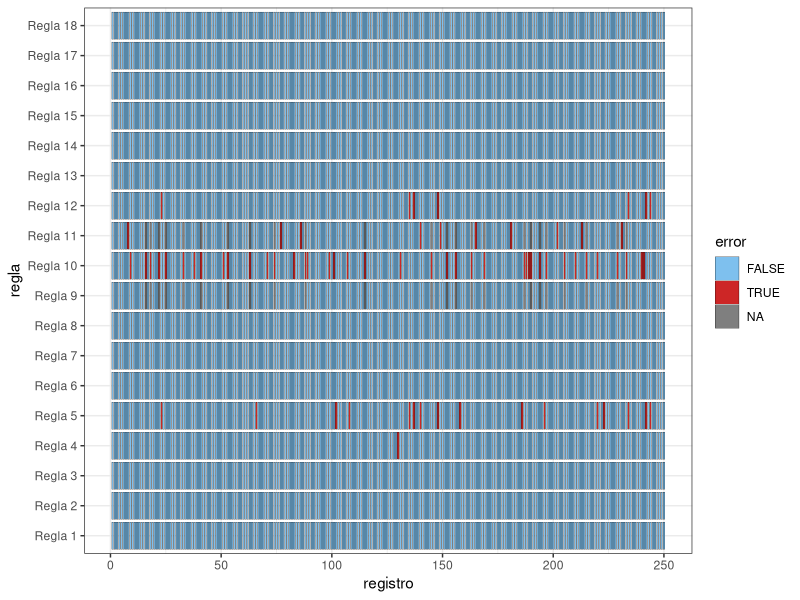
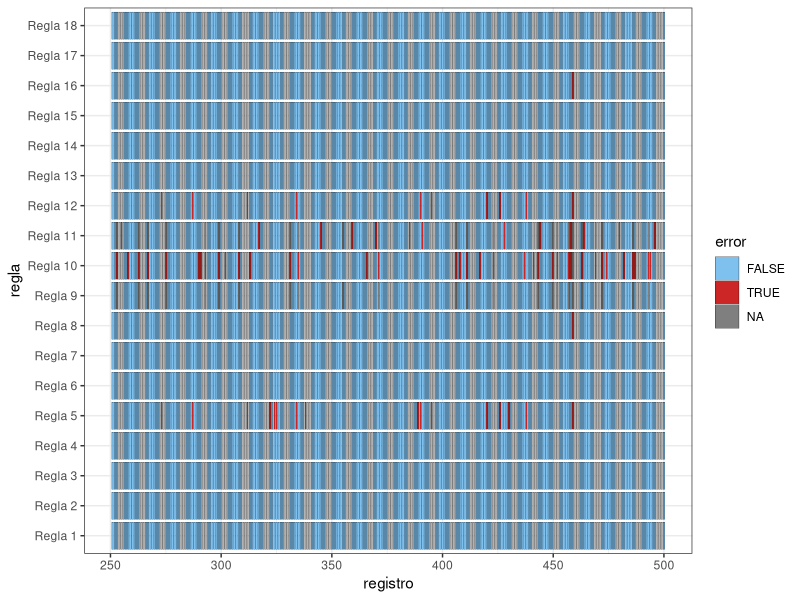
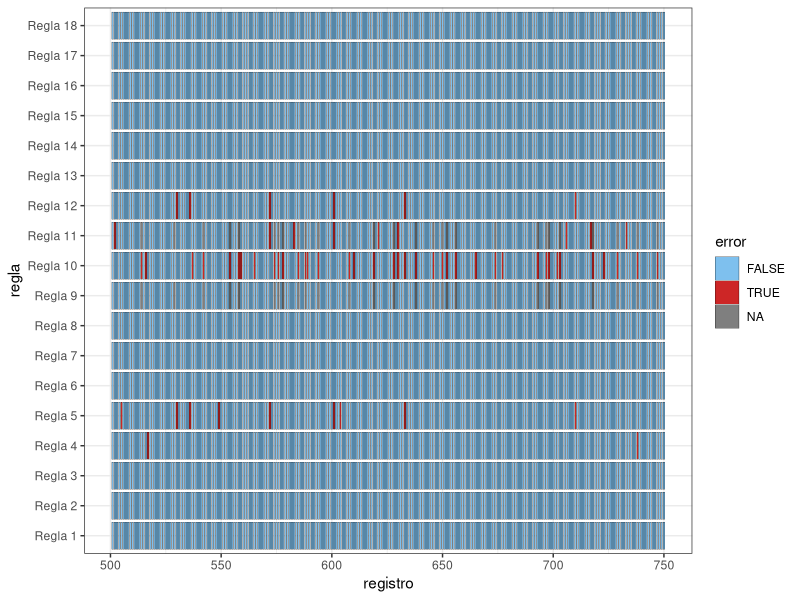
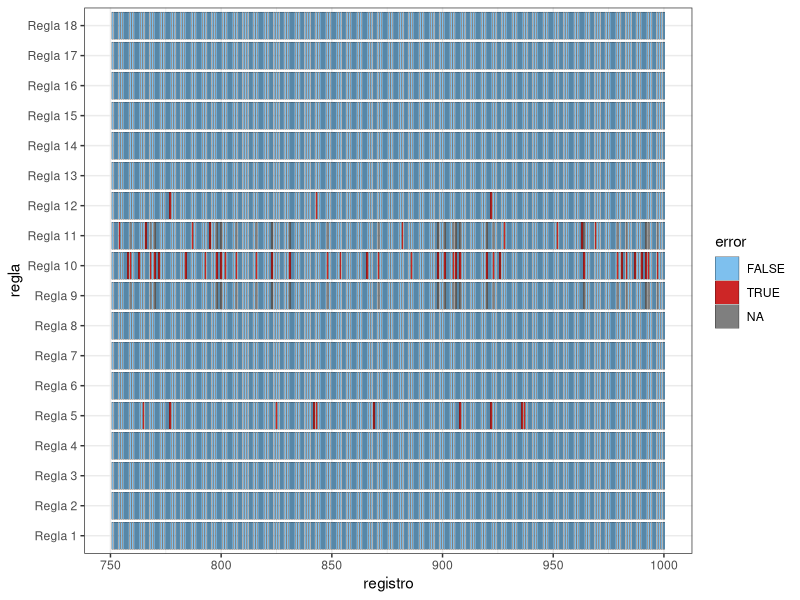
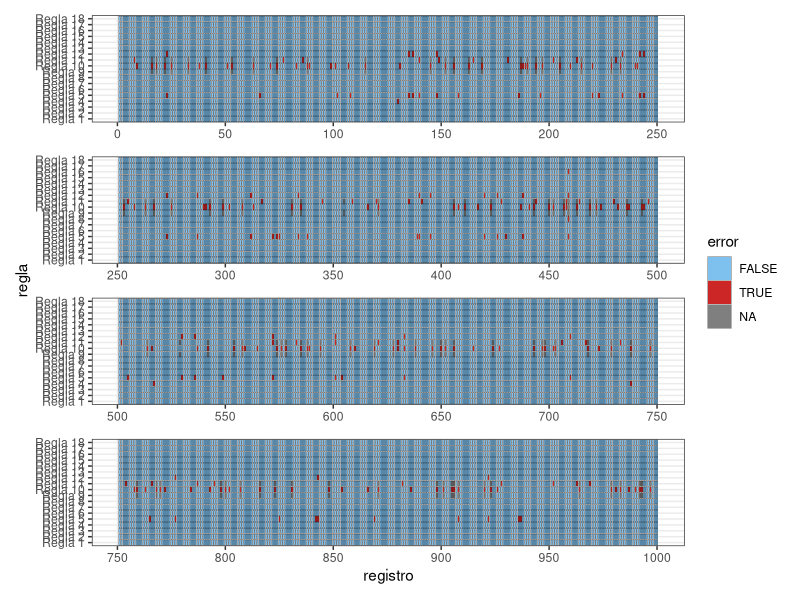

These charts were generated, in order, by the following R code:
library(dplyr)
library(stringr)
library(lubridate)
library(readxl)
library(patchwork)
library(egg)

datos <- read_xlsx("Archivos/adm.xlsx") |> 
  mutate(id = 1:n())


reglas <-  tribble(
  ~id,  ~desc,                                      ~cond,          
  "Regla 1", "pais fuera de la lista",                   "!(countrycode %in% c(4, 11, 14, 23, 31, 48, 54, 65, 72, 97))",
  "Regla 2", "ID en formato DD/MM/YYYY-AA",              "stringr::str_detect(patientid,pattern = '^[:digit:]{2}/[:digit:]{2}/[:digit:]{4}-[:upper:]{2}$', negate = T) | is.na(dmy(substr(patientid,1,10),quiet = T))",
  "Regla 3", "Fecha de entrevista en formato DD/MM/YYYY","stringr::str_detect(interview,pattern = '^[:digit:]{2}/[:digit:]{2}/[:digit:]{4}$', negate = T) | is.na(dmy(interview,quiet = T))",
  "Regla 4", "Fechas congruentes(edad > 18)",            "as.numeric(dmy(interview,quiet = T) - dmy(substr(patientid,1,10),quiet = T))/365 < 18",
  "Regla 5", "Grupo étnico entre las opciones",          "!(ethnicgroup %in% c(1,2,3,4))",
  "Regla 6", "Elegible SCR dentro de opciones",          "!(scr %in% c(1,2))",
  "Regla 7", "Elegible USSCR dentro de opciones",        "!(usscr %in% c(1,2))",
  "Regla 8", "Consentimiento dentro de opciones",        "!(consent %in% c(1,2))",
  "Regla 9", "Número del sujeto en el formato adecuado", "stringr::str_detect(subjectnumber,pattern = '^[:digit:]{9}$', negate = T)",
  #Regla "r10", "Enrolamiento correcto",                   "scr != 2 | usscr != 2 | consent != 2",
  "Regla 10", "Enrolamiento correcto",                   "((scr == 1 | usscr == 1 | consent == 1) & !is.na(subjectnumber)) | ((scr == 2 & usscr == 2 & consent == 2) & is.na(subjectnumber))" ,
  #Regla "r11", "Número del sujeto correcto",              "substr(subjectnumber, 1, 3) != paste0(0,countrycode) & substr(subjectnumber, 1, 3) != paste0(0, 0, countrycode)",
  "Regla 11", "Número del sujeto correcto",              "as.numeric(substr(subjectnumber, 1, 3)) != countrycode",
  "Regla 12", "Grupo étnico respondido",                 "is.na(ethnicgroup)",
  #Regla "r13", "Número del sujeto completado",            "is.na(subjectnumber)",
  "Regla 13", "Código de país completado",               "is.na(countrycode)",
  "Regla 14", "scr completado",                          "is.na(scr)",
  "Regla 15", "usscr completado",                        "is.na(usscr)",
  "Regla 16", "consent completado",                      "is.na(consent)",
  "Regla 17", "ID pasiente completado",                  "is.na(patientid)",
  "Regla 18", "Fecha de entrevista completada",          "is.na(interview)"
  )




# ==============================================================================
#                                   VALIDACIÓN
# ==============================================================================

# Funcion validador()
# argumentos:
# - datos: conjunto de validacion
# - id : nombre de la columna en (datos) con el identificador
# - cond : nombre de la columna en (datos) con la condicion
# salida: vector nombrado
validador <- function(datos, id, cond){
  reglas <- datos[[cond]]
  names(reglas) <- datos[[id]]
  reglas
}

# Funcion validar()
# argumentos:
# - datos : conjunto de datos a validar
# - id : nombre de la columna en (datos) con el identificador
# - validador: salida de validador()
# salida: tibble con el resultado de la validación
validar <- function(datos, id, validador){
  sapply(
    validador,
    function(x) eval(parse(text = x), datos)
  ) |>
    dplyr::as_tibble() |>
    dplyr::mutate(registro = datos[[id]], .before = 0)
}


validacion <-  validar(datos, "id", validador(reglas, "id", "cond"))




# GRÁFICO (a modo ilustrativo)
# 1ro: se pasa a formato largo
validacion_largo <-  tidyr::pivot_longer(validacion, -registro, names_to = "regla", values_to = "error") |> 
  mutate(regla = factor(regla,levels = reglas$id))

# 2do: se grafica
library(ggplot2)
g1 <- ggplot(validacion_largo[1:4500,])+
  aes(x = registro, y = regla, fill = error)+
  geom_tile(width = 0.7, height = .9, color = "black")+
  scale_fill_manual(values = c("skyblue2","firebrick3","gray"))+
  theme_bw()
g2 <- ggplot(validacion_largo[4501:9000,])+
  aes(x = registro, y = regla, fill = error)+
  geom_tile(width = 0.7, height = .9, color = "black")+
  scale_fill_manual(values = c("skyblue2","firebrick3","gray"))+
  theme_bw()
g3 <- ggplot(validacion_largo[9001:13500,])+
  aes(x = registro, y = regla, fill = error)+
  geom_tile(width = 0.7, height = .9, color = "black")+
  scale_fill_manual(values = c("skyblue2","firebrick3","gray"))+
  theme_bw()
g4 <- ggplot(validacion_largo[13501:18000,])+
  aes(x = registro, y = regla, fill = error)+
  geom_tile(width = 0.7, height = .9, color = "black")+
  scale_fill_manual(values = c("skyblue2","firebrick3","gray"))+
  theme_bw()


Grafico <- g1 + g2 + g3 + g4 + plot_layout(ncol = 1, guides = "collect", axes = "collect")

# RESULTADOS

# 1) Participantes limpios

validacion_largo |>
  filter(error) |>
  distinct(registro) |>
  count()
# Hay 239 individuos con inconsistencias -> hay, en este caso, 761 limpios

# 2) Partipantes "sucios"
# Con el código anterior vemos que se tienen 239 individuos con inconsistencias; 
# vemos quiénes son esos individuos:

kableExtra::kable(validacion_largo |>
                    filter(error) |>
                    count(registro)) 

# 3) Inconsistencias más frecuentes

kableExtra::kable(validacion_largo |>
                    filter(error) |>
                    count(regla) |> 
                    arrange(-n) |> 
                    `colnames<-`(c("Regla", "N° de individuos"))) 

# 4) Campos con más inconsistencias


validacion_largo <- validacion_largo |>
  mutate(campo = rep(c(rep("rango", times = 9), 
                   rep("consistencia", times = 2),
                   rep("existencia", times = 7)), times = 18000/18))


kableExtra::kable(validacion_largo |>
                    filter(error) |>
                    count(campo))
